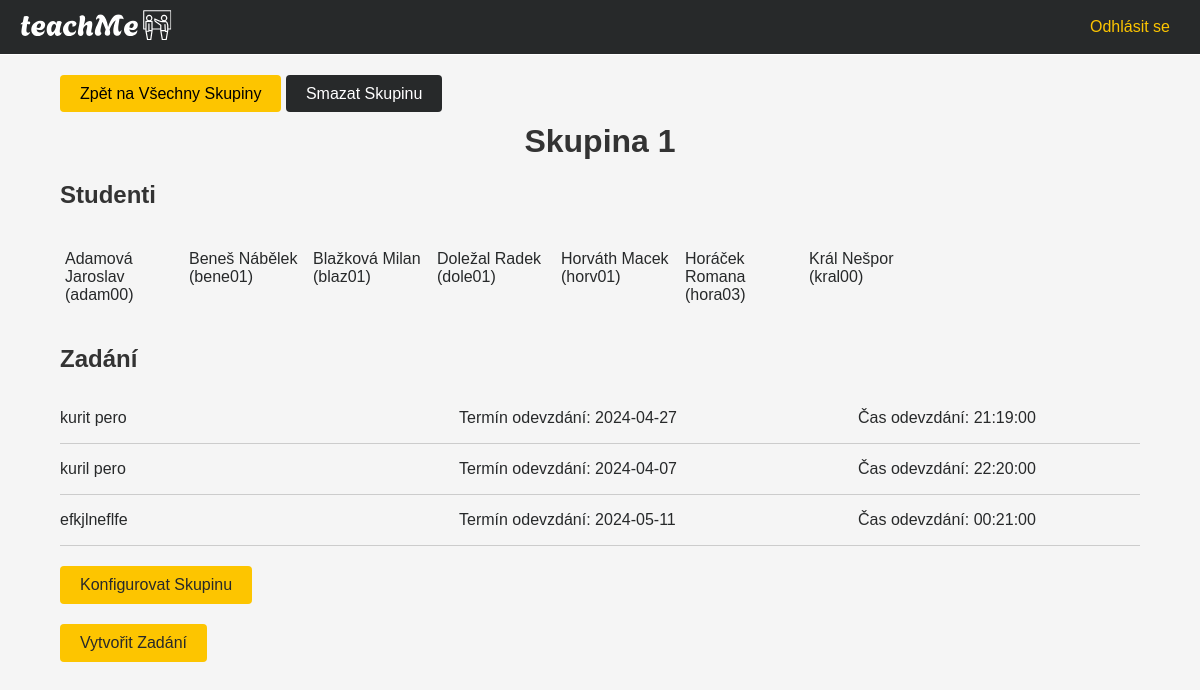
Page /group/2 (signed in) on the committed database.
### models.py (models this page shows)
class Group(db.Model):
    id = db.Column(db.Integer, primary_key=True)
    name = db.Column(db.String(100), nullable=False)

class Student(db.Model):
    id = db.Column(db.Integer, primary_key=True)
    name = db.Column(db.String(50), nullable=False)
    surname = db.Column(db.String(50), nullable=False)
    username = db.Column(db.String(15), nullable=False)
    groups = db.relationship('Group', secondary=student_group_association,
                             backref=db.backref('students', lazy='dynamic'))

class Assignment(db.Model):
    id = db.Column(db.Integer, primary_key=True)
    title = db.Column(db.String(100), nullable=False)
    description = db.Column(db.Text, nullable=False)
    due_date = db.Column(db.Date, nullable=False)
    due_time = db.Column(db.Time, nullable=False)
    group = db.relationship('Group', backref=db.backref('assignments', lazy=True))
    group_id = db.Column(db.Integer, db.ForeignKey('group.id', ondelete='CASCADE'), nullable=False)

### routes/main.py (the view)
@main.route('/group/<int:group_id>')
@login_required
def group(group_id):
    if not current_user.is_teacher:
        abort(403)
    teacher_group_ids = db.session.query(teacher_group_association.c.group_id).filter_by(user_id=current_user.id).all()
    flattened_group_ids = [group_id for (group_id,) in teacher_group_ids]
    if not group_id in flattened_group_ids:
        abort(403)
    group = Group.query.get_or_404(group_id)
    assignments = group.assignments
    students = group.students.order_by(Student.surname, Student.name).all()
    return render_template('group.html', group=group, assignments=assignments, students=students)

### app.py (called while the page is built)
@login_manager.user_loader
def load_user(user_id):
    return User.query.get(user_id)

### templates/group.html (shortened to what this page needs)
{% extends 'base.html' %}
{% block content %}
<div class="button-group">
    <a href="{{ url_for('main.groups') }}" class="btn btn-primary">Zpět na Všechny Skupiny</a>
    <a href="{{ url_for('main.delete_group', group_id=group.id) }}" class="btn btn-primary deleteBtn">Smazat Skupinu</a>
</div>
<h1 class="group-title">{{ group.name }}</h1>
<h2 class="section-title">Studenti</h2>
<div class="student-list-container">
    <div class="row">
        {% for student in students %}
            <div class="col-md-3">
                <ul>
                    <li>{{ student.surname }} {{ student.name }} ({{ student.username }})</li>
                </ul>
            </div>
        {% endfor %}
    </div>
</div>
<h2 class="section-title">Zadání</h2>
{% for assignment in assignments %}
<div class="assignment">
    <div class="assignment-header">
        <a href="{{ url_for('main.assignment_details', assignment_id=assignment.id) }}" class="assignment-link"><p>{{ assignment.title }}</p></a>
        <a href="{{ url_for('main.assignment_details', assignment_id=assignment.id) }}" class="assignment-link"><p class="due-date">Termín odevzdání: {{ assignment.due_date }}</p></a>
        <a href="{{ url_for('main.assignment_details', assignment_id=assignment.id) }}" class="assignment-link"><p class="due-date">Čas odevzdání: {{ assignment.due_time }}</p></a>
    </div>
</div>
<div class="divider"></div>
{% endfor %}
<div class ="group_buttons">
    <div>
        <a href="{{ url_for('main.configure_group', group_id=group.id) }}" class="group-action">Konfigurovat Skupinu</a>
    </div>
    <div>
        <a href="{{ url_for('main.create_assignment', group_id=group.id) }}"class="group-action">Vytvořit Zadání</a>
    </div>
</div>
{% endblock %}

### templates/base.html (shortened to what this page needs)
<!doctype html>
<html lang="cs">
<head>
    <link rel="stylesheet" type="text/css" href="{{ url_for('static', filename='css/base.css') }}">
    <link rel="stylesheet" type="text/css" href="{{ url_for('static', filename='css/index.css') }}">
    <link rel="stylesheet" type="text/css" href="{{ url_for('static', filename='css/login.css') }}">
    <link rel="stylesheet" type="text/css" href="{{ url_for('static', filename='css/groups.css') }}">
    <link rel="stylesheet" type="text/css" href="{{ url_for('static', filename='css/new_group.css') }}">
    <link rel="stylesheet" type="text/css" href="{{ url_for('static', filename='css/group.css') }}">
    <link rel="stylesheet" type="text/css" href="{{ url_for('static', filename='css/new_assignment.css') }}">
    <link rel="stylesheet" type="text/css" href="{{ url_for('static', filename='css/assignment_details.css') }}">
    <link rel="stylesheet" type="text/css" href="{{ url_for('static', filename='css/assignments.css') }}">
    <link rel="stylesheet" href="https://cdnjs.cloudflare.com/ajax/libs/font-awesome/6.0.0-beta3/css/all.min.css">
</head>
<body>
<header>
    <div class="nav_logo_container">
        <a class="nav_logo" href="{{url_for('auth.index')}}">
            <img src="{{url_for('static', filename='images/logo/teachme-high-resolution-logo-white-transparent.svg')}}" alt="Logo">
        </a>
    </div>
        <div class="auth">
            {% if current_user.is_authenticated %}
                <a class="login_button" href="{{ url_for('auth.logout') }}">Odhlásit se</a>
            {% endif %}
    </div>
</header>
    <main>
        {% block content %}
        {% endblock %}
    </main>
</body>
</html>

### static/css/base.css (style rules this page uses)
body { font-family: 'Lato', sans-serif; background-color: #F8F8F8; color: #27292A; margin: 0; padding: 0; }
header { background-color: #27292A; color: #FFFFFF; padding: 10px 20px; display: flex; justify-content: space-between; align-items: center; border-bottom: 1px solid #FFFFFF; }
.nav_logo img { max-width: 15%; height: auto; }
.auth { width: 25%; display: flex; align-items: right; }
.auth a { color: #FDC500; text-decoration: none; margin-right: 10px; width: 100%; text-align: right; }
.btn.btn-primary.deleteBtn { background-color: #27292A; color: #FFFFFF; }

### static/css/new_group.css (style rules this page uses)
.student-list-container { margin-top: 10px; }

### static/css/group.css (style rules this page uses)
.group-title { text-align: center; margin-top: 20px; }
.button-group { padding-left: 5%; padding-top: 10px; margin-top: 20px; text-decoration: none; }
.section-title { font-size: 1.5rem; margin-top: 20px; padding-left:5%; }
.student-list-container { margin-top: 20px; padding-left:5%; }
.student-list-container .row { display: flex; flex-wrap: wrap; }
.student-list-container .col-md-3 { width: 10%; padding: 5px; }
.assignment { padding-left:5%; }
.assignment-link { width: 30%; }
.divider { border-bottom: 1px solid #ccc; margin-left: 5%; width: 90%; }
.assignment-header { display: flex; justify-content: space-between; align-items: left; }
.assignment-link { color: #27292A; text-decoration: none; }
.group-action { display: inline-block; margin-top: 20px; padding: 10px 20px; background-color: #FDC500; color: #27292A; text-decoration: none; border-radius: 4px; }
.group_buttons { padding-left: 5%; }

### static/css/new_assignment.css (style rules this page uses)
.btn-primary { padding: 10px 20px; margin-top: 10px; background-color: #FDC500; color: #000; border: none; border-radius: 4px; cursor: pointer; transition: background-color 0.3s; text-decoration: none; }

### static/css/assignments.css (style rules this page uses)
body { font-family: Arial, sans-serif; background-color: #f5f5f5; margin: 0; padding: 0; }
h1, h2 { color: #333; }
ul { list-style-type: none; padding: 0; }
li { margin-bottom: 10px; }
a { text-decoration: none; color: #007bff; }

### rows in the picture
Group: name "Skupina 1"
Student: surname "Adamová", name "Jaroslav", username "adam00"
Student: surname "Beneš", name "Nábělek", username "bene01"
Student: surname "Blažková", name "Milan", username "blaz01"
Student: surname "Doležal", name "Radek", username "dole01"
Student: surname "Horváth", name "Macek", username "horv01"
Student: surname "Horáček", name "Romana", username "hora03"
Student: surname "Král", name "Nešpor", username "kral00"
Assignment: title "kurit pero", due_date "2024-04-27", due_time "21:19:00"
Assignment: title "kuril pero", due_date "2024-04-07", due_time "22:20:00"
Assignment: title "efkjlneflfe", due_date "2024-05-11", due_time "00:21:00"
